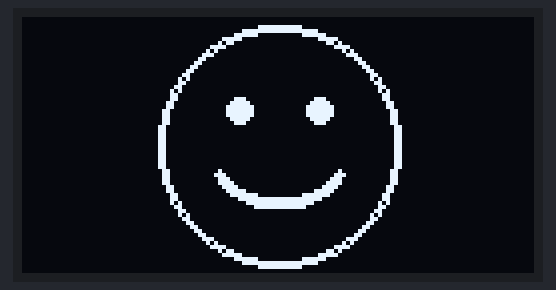
Simulated run of this sketch. Board: ESP32. Parts: 128×64 one-colour display. What the sketch prints to the serial monitor is not drawn.

Above: at 0.1 s.

The sketch:

Ekspresi.ino
```cpp
/*
  senyum.ino
  Menampilkan wajah SENYUM di OLED SSD1306 128x64 (I2C) pada ESP32-WROOM-32.

  WIRING:
    OLED VCC -> 3V3
    OLED GND -> GND
    OLED SDA -> GPIO21
    OLED SCL -> GPIO22

  LIBRARY (install sekali):
    arduino-cli lib install "Adafruit SSD1306"
    arduino-cli lib install "Adafruit GFX Library"

  BOARD (FQBN): esp32:esp32:esp32
*/

#include <Wire.h>
#include <Adafruit_GFX.h>
#include <Adafruit_SSD1306.h>

#define LEBAR_LAYAR  128
#define TINGGI_LAYAR 64
#define OLED_RESET   -1
#define ALAMAT_OLED  0x3C   // kalau layar tidak nyala, coba 0x3D

#define SDA_PIN 21
#define SCL_PIN 22

Adafruit_SSD1306 display(LEBAR_LAYAR, TINGGI_LAYAR, &Wire, OLED_RESET);

void gambarSenyum() {
  const int cx = LEBAR_LAYAR / 2;
  const int cy = TINGGI_LAYAR / 2;

  display.clearDisplay();

  // Lingkaran wajah (tebal 2 px)
  display.drawCircle(cx, cy, 30, SSD1306_WHITE);
  display.drawCircle(cx, cy, 29, SSD1306_WHITE);

  // Mata
  display.fillCircle(cx - 10, cy - 9, 3, SSD1306_WHITE);
  display.fillCircle(cx + 10, cy - 9, 3, SSD1306_WHITE);

  // Mulut senyum: busur setengah elips di bawah titik tengah
  for (int sudut = 25; sudut <= 155; sudut += 2) {
    float rad = sudut * PI / 180.0;
    int x = cx + (int)(17 * cos(rad));
    int y = cy + 2 + (int)(13 * sin(rad));
    display.fillCircle(x, y, 1, SSD1306_WHITE);
  }

  display.display();
}

void setup() {
  Serial.begin(115200);
  Wire.begin(SDA_PIN, SCL_PIN);

  if (!display.begin(SSD1306_SWITCHCAPVCC, ALAMAT_OLED)) {
    Serial.println("OLED tidak terdeteksi. Cek wiring SDA/SCL dan alamat I2C (0x3C / 0x3D).");
    while (true) delay(1000);
  }

  gambarSenyum();
  Serial.println("Wajah senyum ditampilkan.");
}

void loop() {
  // Tidak ada yang perlu diulang, gambar tetap tampil.
}
```
